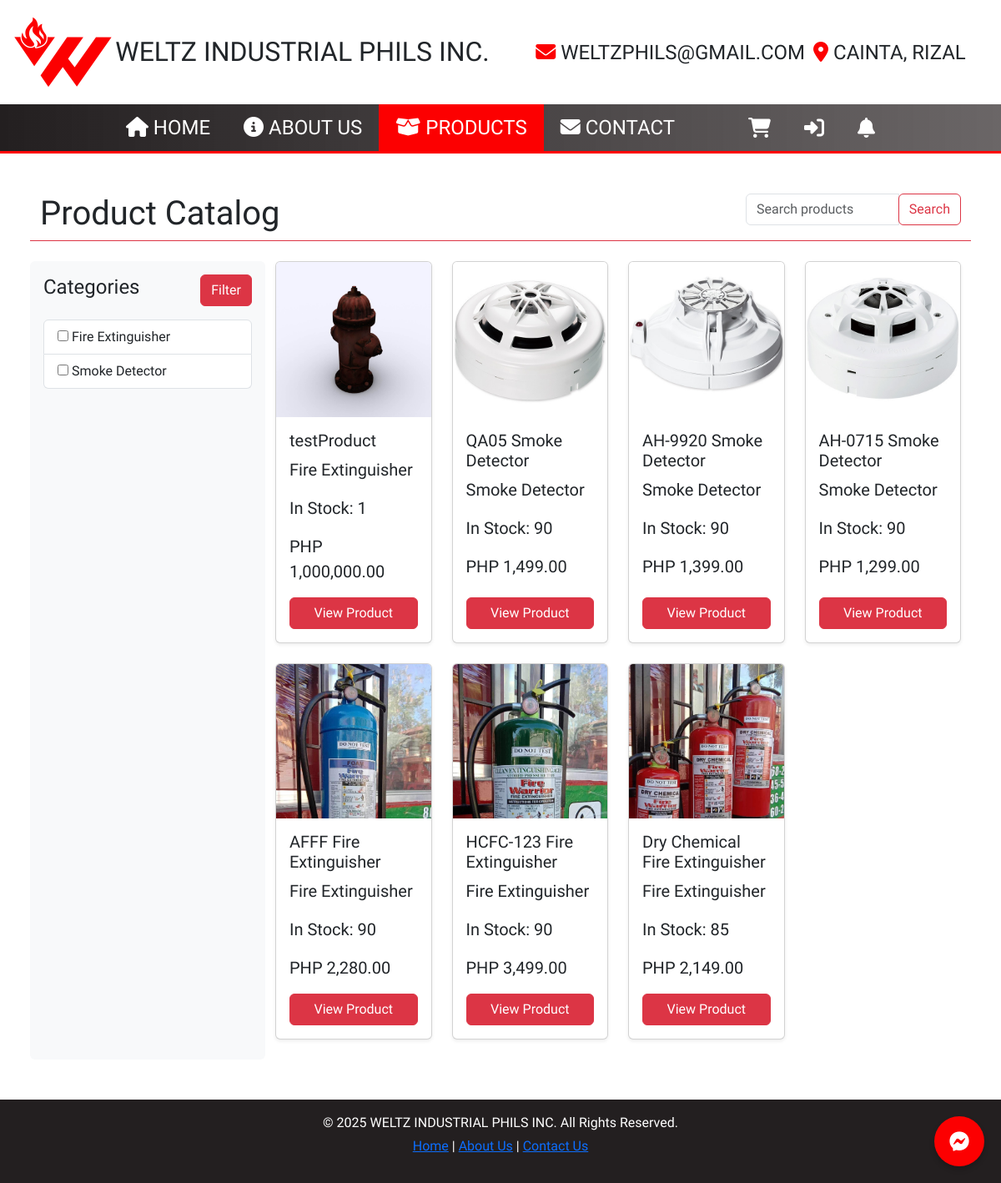
The app's page /src/Home.php?page=productsPage with its own data.
### tables this page shows
CREATE TABLE `categories_tbl` (
  `categoryID` int(11) NOT NULL AUTO_INCREMENT,
  `categoryName` varchar(50) NOT NULL,
  `createdAt` datetime NOT NULL DEFAULT current_timestamp(),
  `updatedAt` datetime NOT NULL DEFAULT current_timestamp(),
  PRIMARY KEY (`categoryID`),
  UNIQUE KEY `categoryName` (`categoryName`)
);

CREATE TABLE `products_tbl` (
  `productID` int(11) NOT NULL AUTO_INCREMENT,
  `userID` int(11) DEFAULT NULL,
  `productName` varchar(50) NOT NULL,
  `productIMG` varchar(100) NOT NULL,
  `categoryID` int(11) DEFAULT NULL,
  `productDesc` text NOT NULL,
  `productSpecs` text NOT NULL,
  `productPrice` decimal(10,2) NOT NULL DEFAULT 0.00,
  `inStock` int(11) NOT NULL DEFAULT 0,
  `prodSold` int(11) NOT NULL DEFAULT 0,
  `statusID` int(11) NOT NULL DEFAULT 5,
  `createdAt` datetime NOT NULL DEFAULT current_timestamp(),
  `updatedAt` datetime NOT NULL DEFAULT current_timestamp(),
  PRIMARY KEY (`productID`),
  UNIQUE KEY `productName` (`productName`),
  KEY `productCategoryFK` (`categoryID`) USING BTREE,
  KEY `productUserFK` (`userID`),
  KEY `productStatusFK` (`statusID`) USING BTREE,
  CONSTRAINT `productCategoryFK` FOREIGN KEY (`categoryID`) REFERENCES `categories_tbl` (`categoryID`) ON DELETE SET NULL ON UPDATE NO ACTION,
  CONSTRAINT `productStatusFK` FOREIGN KEY (`statusID`) REFERENCES `statuses_tbl` (`statusID`) ON DELETE NO ACTION ON UPDATE NO ACTION,
  CONSTRAINT `productsUserFK` FOREIGN KEY (`userID`) REFERENCES `users_tbl` (`userID`) ON DELETE SET NULL ON UPDATE NO ACTION
);

### src/customerPages/productsPage.php (the view, shortened to what this page needs)
<?php
require_once 'weltz_dbconnect.php';
?>
<div class="container-fluid p-5 min-vh-100">
    <div class="row mb-4 border-bottom border-danger">
        <div class="col-md-9">
            <h1 class="fs-1">Product Catalog</h1>
        </div>
        <div class="col-md-3">
            <form class="form-inline" method="POST">
                <div class="input-group">
                    <input class="form-control" type="search" name="productSearch" placeholder="Search products" aria-label="Search">
                    <div class="input-group-append">
                        <button class="btn btn-outline-danger" type="submit" name="searchSubmit">Search</button>
                    </div>
                </div>
            </form>
        </div>
    </div>
    <div class="row">
        <div class="col-md-3 p-2 bg-light p-3 rounded">
            <form method="POST">
                <div class="d-flex justify-content-between align-items-center mb-3">
                    <h4>Categories</h4>
                    <button class="btn btn-danger" type="submit" name="filterSubmit">Filter</button>
                </div>
                <div class="list-group">
                    <?php
                    $categorySQL = "SELECT * FROM categories_tbl";
                    $categoryResult = $conn->query($categorySQL);
                    foreach ($categoryResult as $category) {
                    ?>
                        <div class="list-group-item">
                            <input type="checkbox" id="<?php echo $category['categoryID'] ?>" name="categoryCheck[]" value="<?php echo $category['categoryID'] ?>">
                            <label for="<?php echo $category['categoryID'] ?>"><?php echo htmlspecialchars($category['categoryName']) ?></label>
                        </div>
                    <?php } ?>
                </div>
            </form>
        </div>
        <div class="col-md-9">
            <div class="row">
                <?php
                $selectSQL = "SELECT p.productID, p.productIMG, p.productName, c.categoryName, p.productDesc, p.productPrice, p.inStock FROM products_tbl p JOIN categories_tbl c ON p.categoryID = c.categoryID WHERE p.statusID = 5";
                $selectSQL .= " ORDER BY p.productID DESC";
                $stmt = $conn->prepare($selectSQL);
                $stmt->execute();
                $result = $stmt->get_result();
                if ($result->num_rows === 0) {
                    echo '<div class="col-12 text-center fs-1"><p>No products found.</p></div>';
                } else {
                    foreach ($result as $key) {
                        $outOfStock = $key['inStock'] == 0;
                ?>
                        <div class="col-xl-3 col-lg-4 col-md-6 mb-4">
                            <div class="card h-100 shadow-sm <?php echo $outOfStock ? 'out-of-stock' : ''; ?>">
                                <img src="<?php echo htmlspecialchars($key['productIMG']) ?>" class="card-img-top img-fluid" alt="<?php echo htmlspecialchars($key['productName']) ?>">
                                <div class="card-body d-flex flex-column">
                                    <h1 class="card-title fs-5"><?php echo htmlspecialchars($key['productName']) ?></h1>
                                    <p class="card-text fs-5"><?php echo htmlspecialchars($key['categoryName']) ?></p>
                                    <p class="card-text fs-5 mb-3">In Stock: <?php echo $key['inStock'] ?></p>
                                    <p class="card-text fs-5 mb-3">PHP <?php echo number_format($key['productPrice'], 2) ?></p>
                                    <div class="d-grid gap-2 mt-auto">
                                        <a href="?page=viewProduct&productID=<?php echo $key['productID']; ?>" class="btn btn-danger <?php echo $outOfStock ? 'disabled' : ''; ?>">View Product</a>
                                    </div>
                                </div>
                            </div>
                        </div>
                <?php
                    }
                }
                ?>
            </div>
        </div>
    </div>
</div>

### src/styles.css (style rules this page uses)
* { padding: 0; margin: 0; font-family: "Oswald", sans-serif; font-family: "Oswald", sans-serif; font-optical-sizing: auto; font-weight: 300; font-style: normal; }
html { scroll-behavior: smooth; }
body { background-color: white; color: #231f20; }
.card { display: flex; flex-direction: column; height: 100%; }
.card-body { display: flex; flex-direction: column; flex-grow: 1; }
.card-img-top { height: auto; }

### records on screen
categories_tbl: categoryName "Fire Extinguisher"
categories_tbl: categoryName "Smoke Detector"
products_tbl: productIMG (picture), productName "testProduct", categoryID.categoryName "Fire Extinguisher", inStock "1", productPrice "1,000,000.00"
products_tbl: productIMG (picture), productName "QA05 Smoke Detector", categoryID.categoryName "Smoke Detector", inStock "90", productPrice "1,499.00"
products_tbl: productIMG (picture), productName "AH-9920 Smoke Detector", categoryID.categoryName "Smoke Detector", inStock "90", productPrice "1,399.00"
products_tbl: productIMG (picture), productName "AH-0715 Smoke Detector", categoryID.categoryName "Smoke Detector", inStock "90", productPrice "1,299.00"
products_tbl: productIMG (picture), productName "AFFF Fire Extinguisher", categoryID.categoryName "Fire Extinguisher", inStock "90", productPrice "2,280.00"
products_tbl: productIMG (picture), productName "HCFC-123 Fire Extinguisher", categoryID.categoryName "Fire Extinguisher", inStock "90", productPrice "3,499.00"
products_tbl: productIMG (picture), productName "Dry Chemical Fire Extinguisher", categoryID.categoryName "Fire Extinguisher", inStock "85", productPrice "2,149.00"
